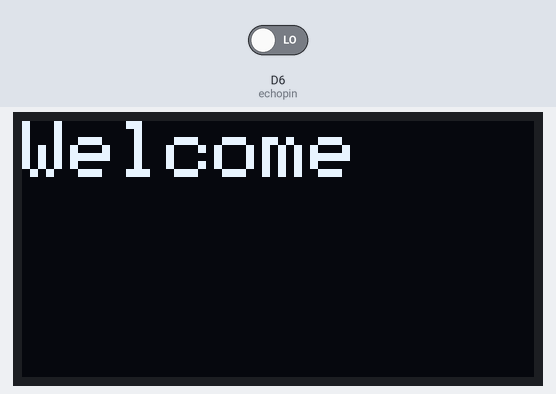
This sketch was run on a simulated ESP8266 (NodeMCU). On the bench: 128×64 one-colour display. The test bench sets the inputs (shaded band); at power-on: D6 (echopin) LOW. WiFi joins after 1.5 s; servers stay silent unless stated; what the sketch prints to the serial monitor is not drawn.

Above: at 0.1 s.
At 7.7 s:
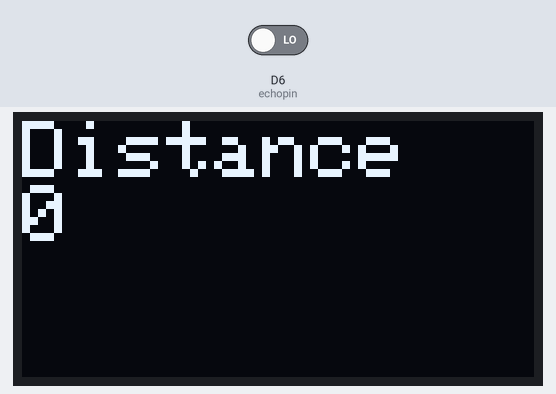

The sketch:

US_Sensor_NodeMCU_Thingspeak.ino
```cpp
#include <ESP8266WiFi.h>
#include <Wire.h>
#include <Adafruit_SSD1306.h>
#include <Adafruit_GFX.h>

String apiWritekey = "HNJNZN9WLB32M9AF";
const char* ssid = "AndroidAP0698";
const char* password = "pjya8081" ;

#define trigpin D7
#define echopin D6

#define OLED_WIDTH 128
#define OLED_HEIGHT 64

#define OLED_ADDR   0x3C


const char* server = "api.thingspeak.com";

WiFiClient client;
Adafruit_SSD1306 display(OLED_WIDTH, OLED_HEIGHT);


int dis;
int durat;

void setup() {
display.begin(SSD1306_SWITCHCAPVCC, OLED_ADDR);
  display.clearDisplay();

  display.setTextSize(2);
  display.setTextColor(WHITE);
  display.setCursor(0, 0);
  display.println("Welcome");
  display.display();

  delay(5000);


  Serial.begin(115200);

pinMode(trigpin,OUTPUT);
pinMode(echopin,INPUT);
  WiFi.disconnect();
  delay(10);
  WiFi.begin(ssid, password);

  Serial.println();
  Serial.println();
  Serial.print("Connecting to ");
  Serial.println(ssid);

  WiFi.begin(ssid, password);

  while (WiFi.status() != WL_CONNECTED) {
    delay(500);
    Serial.print(".");
  }
  Serial.println("");
  Serial.print("NodeMcu connected to wifi...");
  Serial.println(ssid);
  Serial.println();
}

void loop() {
 display.clearDisplay();
digitalWrite(trigpin,LOW);
delay(2);
digitalWrite(trigpin,HIGH);
delay(10);
digitalWrite(trigpin,LOW);

durat=pulseIn(echopin,HIGH);

dis = durat * 0.0342/2;

Serial.print("Distance=");

 Serial.println(dis);


  display.setTextSize(2);
  display.setTextColor(WHITE);
  display.setCursor(0, 0);
  display.println("Distance");
  display.println(dis);

  display.display();
  delay(3000);

  float temp = dis;

  if (client.connect(server,80)) {
    String tsData = apiWritekey;
    tsData +="&field1=";
    tsData += String(temp);
    tsData += "\r\n\r\n";

    client.print("POST /update HTTP/1.1\n");
    client.print("Host: api.thingspeak.com\n");
    client.print("Connection: close\n");
    client.print("X-THINGSPEAKAPIKEY: "+apiWritekey+"\n");
    client.print("Content-Type: application/x-www-form-urlencoded\n");
    client.print("Content-Length: ");
    client.print(tsData.length());
    client.print("\n\n");
    client.print(tsData);

    Serial.print("Distance");
    Serial.print(temp);
    Serial.println("uploaded to Thingspeak server....");
  }
  client.stop();

  Serial.println("Waiting to upload next reading...");
  Serial.println();
  delay(10000);
}
```
